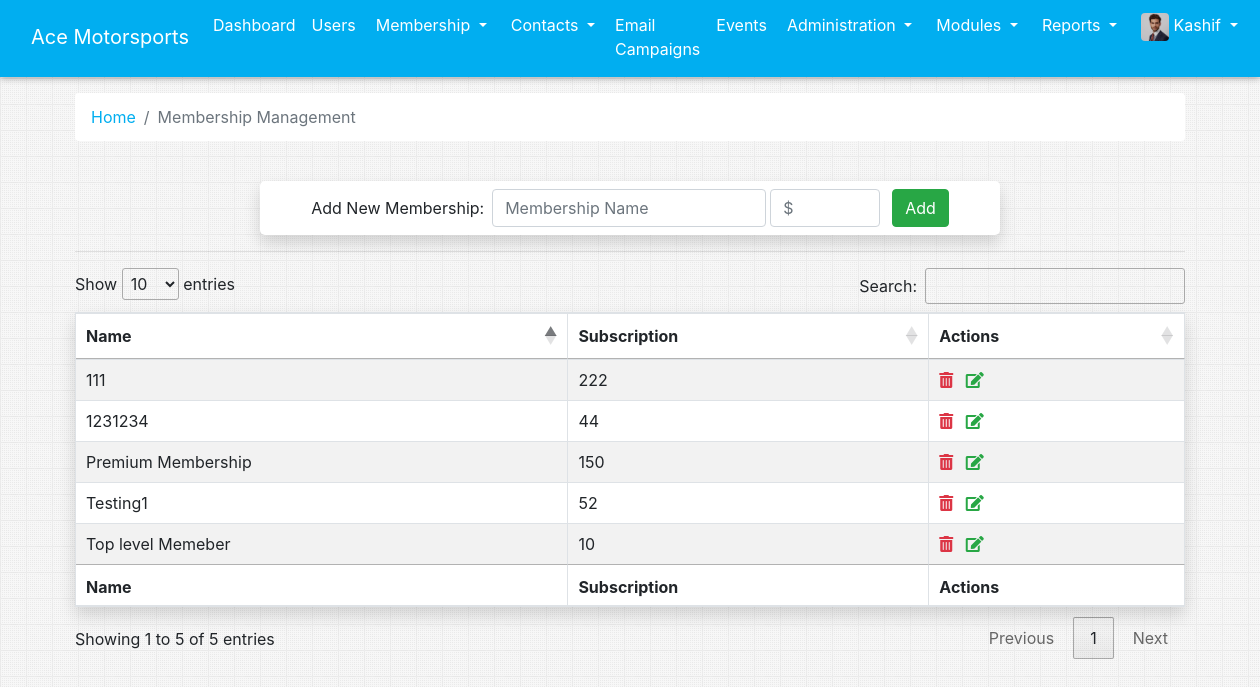
The app's page /admin_membership.php (signed in) with its own data.
### tables this page shows
CREATE TABLE `memberships` (
  `id` int(11) NOT NULL,
  `name` varchar(20) NOT NULL,
  `price` int(11) NOT NULL
);

### admin_membership.php (the view, shortened to what this page needs)
<?php
  require 'app/db.php';
?>
<!DOCTYPE html>
<html lang="en">
<?php
  require 'parts/head.php';
?>
  <link rel="stylesheet" type="text/css" href="https://cdn.datatables.net/1.10.24/css/dataTables.bootstrap4.min.css">
  <link rel="stylesheet" type="text/css" href="https://cdn.datatables.net/1.10.15/css/jquery.dataTables.min.css"></link>
<body>
  <?php require 'parts/nav.php'; ?>
  <div class="container">
      <nav aria-label="breadcrumb">
        <ol class="breadcrumb bg-white">
          <li class="breadcrumb-item"><a href="admin_dashboard.php" class="appColor">Home</a></li>
          <li class="breadcrumb-item active" aria-current="page">Membership Management</li>
        </ol>
      </nav>
<br>
  <div class="d-flex justify-content-center bg-white col-lg-8 col-md-10 col-sm-12 mx-auto p-2 shadow border-radius-5">
    <form class="form-inline" action="./admin_membership.php" method="post">
      <label for="membership" class="mx-2">Add New Membership:</label>
      <input type="text" class="form-control" placeholder="Membership Name" id="membership" name="membership_name">
      <input type="number" class="form-control mx-1" placeholder="$" id="membership" name="membership_price" style="width: 110px;">
      <button type="submit" class="btn btn-success mx-2" name="add_membership">Add</button>
    </form>
  </div>
<hr>
      <table id="example" class="table table-striped table-bordered bg-white shadow" style="width:100%">
        <thead>
            <tr>
                <th>Name</th>
                <th>Subscription</th>
                <th>Actions</th>
            </tr>
        </thead>
        <tbody>
                <?php
                    $sql = "SELECT * FROM memberships";
                    $res = mysqli_query($con, $sql);
                    while($row = mysqli_fetch_array($res)){
                        $rand = rand();
                        ?>
                            <tr>
                                <td><?php echo $row["name"]; ?></td>
                                <td><?php echo $row["price"]; ?></td>
                                <td>
                                  <a href="./admin_membership.php?member_id=<?php echo $row["id"]; ?>">
                                    <i class="fas fa-trash-alt text-danger"></i>
                                  </a>
                                    <a class="ml-2" id="view-all-phone-log" data-toggle="modal" data-target="#editMembership_<?php echo $rand; ?>">
                                        <i class="fas fa-edit text-success"></i>
                                    </a>
                                </td>
                            </tr>
                        <?php
                    }
                ?>
        </tbody>
        <tfoot>
            <tr>
                <th>Name</th>
                <th>Subscription</th>
                <th>Actions</th>
            </tr>
        </tfoot>
    </table>
  </div>
</body>
</html>

### records on screen
memberships: name "Testing1", price "52"
memberships: name "Top level Memeber", price "10"
memberships: name "1231234", price "44"
memberships: name "111", price "222"
memberships: name "Premium Membership", price "150"

### other values on screen
$_SESSION["name"] "Kashif"
